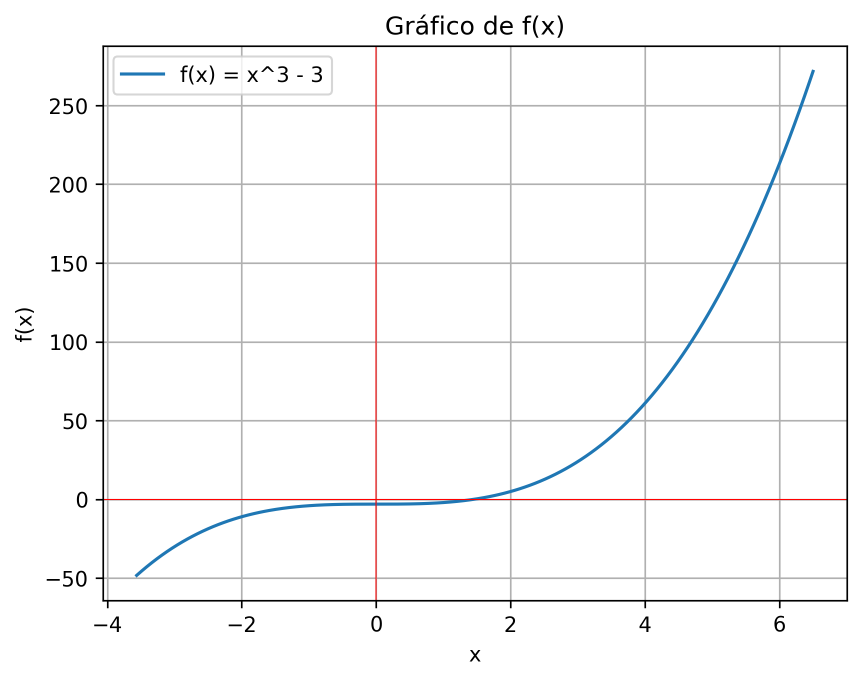
#> input picture sem_janela/grafico.png, 1723 x 1361 px, found by its file name (shown at 1/2 size)
$ python metodo_bissecao.py
#> lines starting #> are read from the running program, lines starting #| are printed output that depends on the picture
from PIL import Image, ImageDraw, ImageFont

# Carregue as imagens necessárias
grafico_img = Image.open("sem_janela/grafico.png")
#> grafico_img is the input picture: PIL image 1723x1361 RGBA; mean R, G, B, A 248.8, 248.6, 249, 255
tabela_img = Image.open("sem_janela/tabela.png")
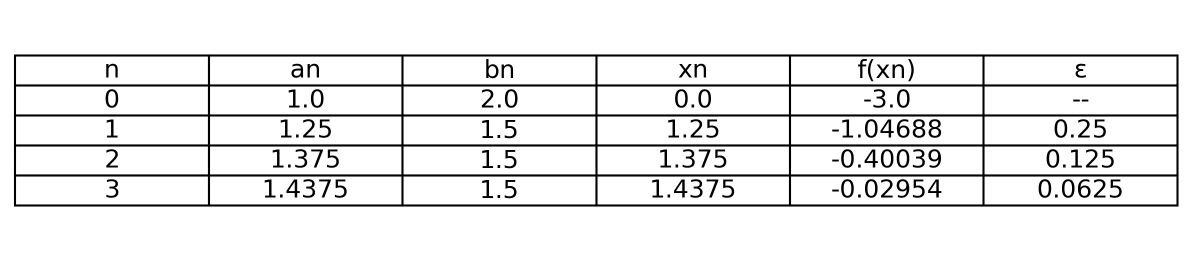
#> input picture sem_janela/tabela.png, 2384 x 522 px, found by its file name (shown at 1/2 size)
#> tabela_img is the input picture: PIL image 2384x522 RGBA; mean R, G, B, A 235.3, 235.3, 235.3, 255

# Redimensione as imagens para caber na metade esquerda e na metade inferior direita
grafico_img = grafico_img.resize((540, 960), Image.Resampling.LANCZOS)
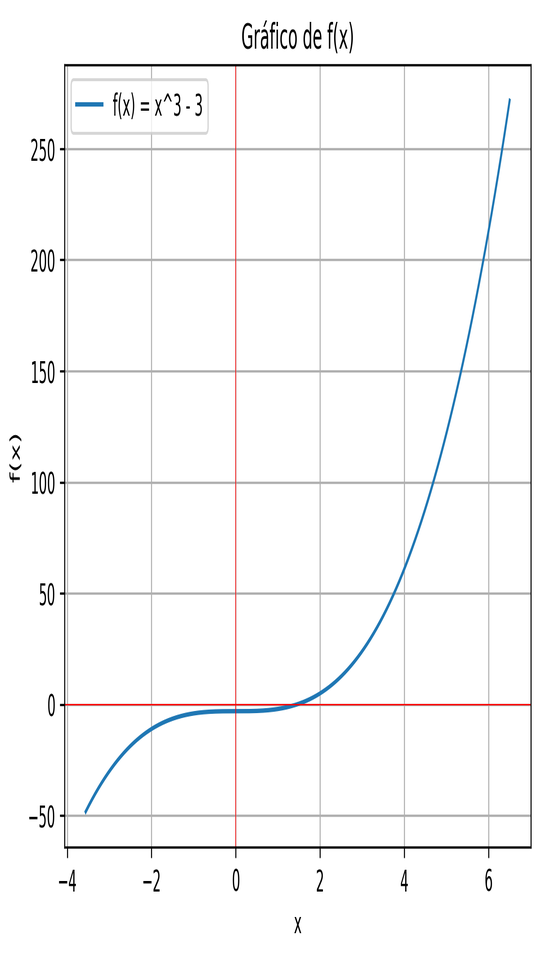
#> grafico_img: PIL image 540x960 RGBA; mean R, G, B, A 248.6, 248.4, 248.7, 255
tabela_img = tabela_img.resize((540, 480), Image.Resampling.LANCZOS)
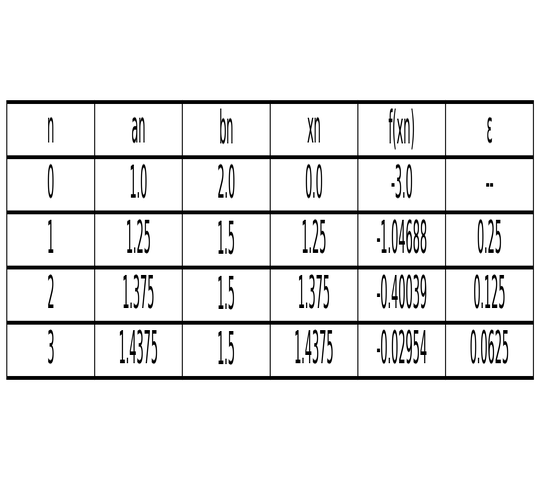
#> tabela_img: PIL image 540x480 RGBA; mean R, G, B, A 235, 235, 235, 255

# Crie a imagem final de 1920x1920
final_img = Image.new("RGB", (1920, 1080), "white")
#> final_img: PIL image 1920x1080 RGB; every value is 255

# Coloque a imagem 'grafico.png' na metade esquerda
final_img.paste(grafico_img, (0, 540))
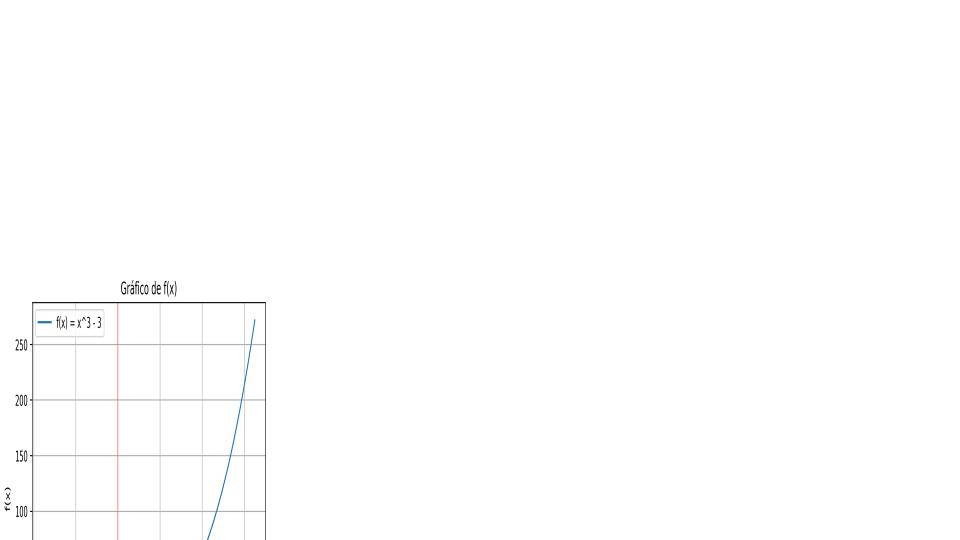
#> final_img: PIL image 1920x1080 RGB (shown at 1/2 size); mean R, G, B 254.1, 254.1, 254.1

# Configurações para o texto
titulo = "Método da bisseção"
texto = ("Esse método é utilizado para encontrar as raízes de funções contínuas."
         " Ele se baseia na ideia de dividir o intervalo ao meio repetidamente,"
         " convergindo para a raiz da função com precisão.")

# Defina a fonte e o tamanho (você pode precisar ajustar o caminho para sua fonte)
try:
    fonte_titulo = ImageFont.truetype("arial.ttf", 60)  # Tamanho da fonte do título
    fonte_texto = ImageFont.truetype("arial.ttf", 10)   # Tamanho da fonte do texto
except IOError:
    fonte_titulo = ImageFont.load_default()
    fonte_texto = ImageFont.load_default()

# Desenhe na imagem final
draw = ImageDraw.Draw(final_img)

# Desenhe o título na parte superior direita e o texto
draw.text((550, 50), titulo, font=fonte_titulo, fill="black")
draw.text((50, 550), texto, font=fonte_titulo, fill="black")

# Coloque a imagem 'tabela.png' na metade inferior direita
final_img.paste(tabela_img, (1440, 540))
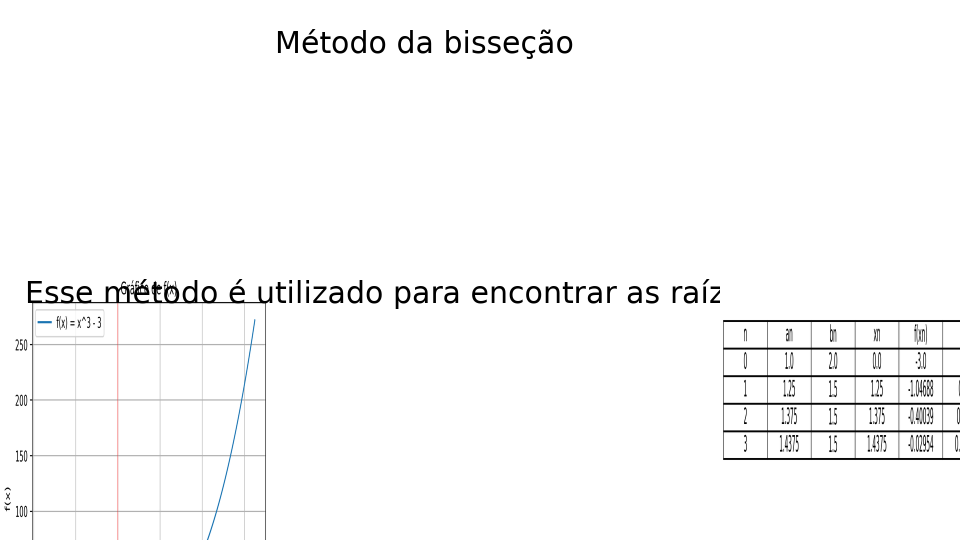
#> final_img: PIL image 1920x1080 RGB (shown at 1/2 size); mean R, G, B 248.9, 248.9, 248.9

# Salve a imagem final
final_img.save("imagem_final.png")

# Mostra a imagem (opcional)
final_img.show()
